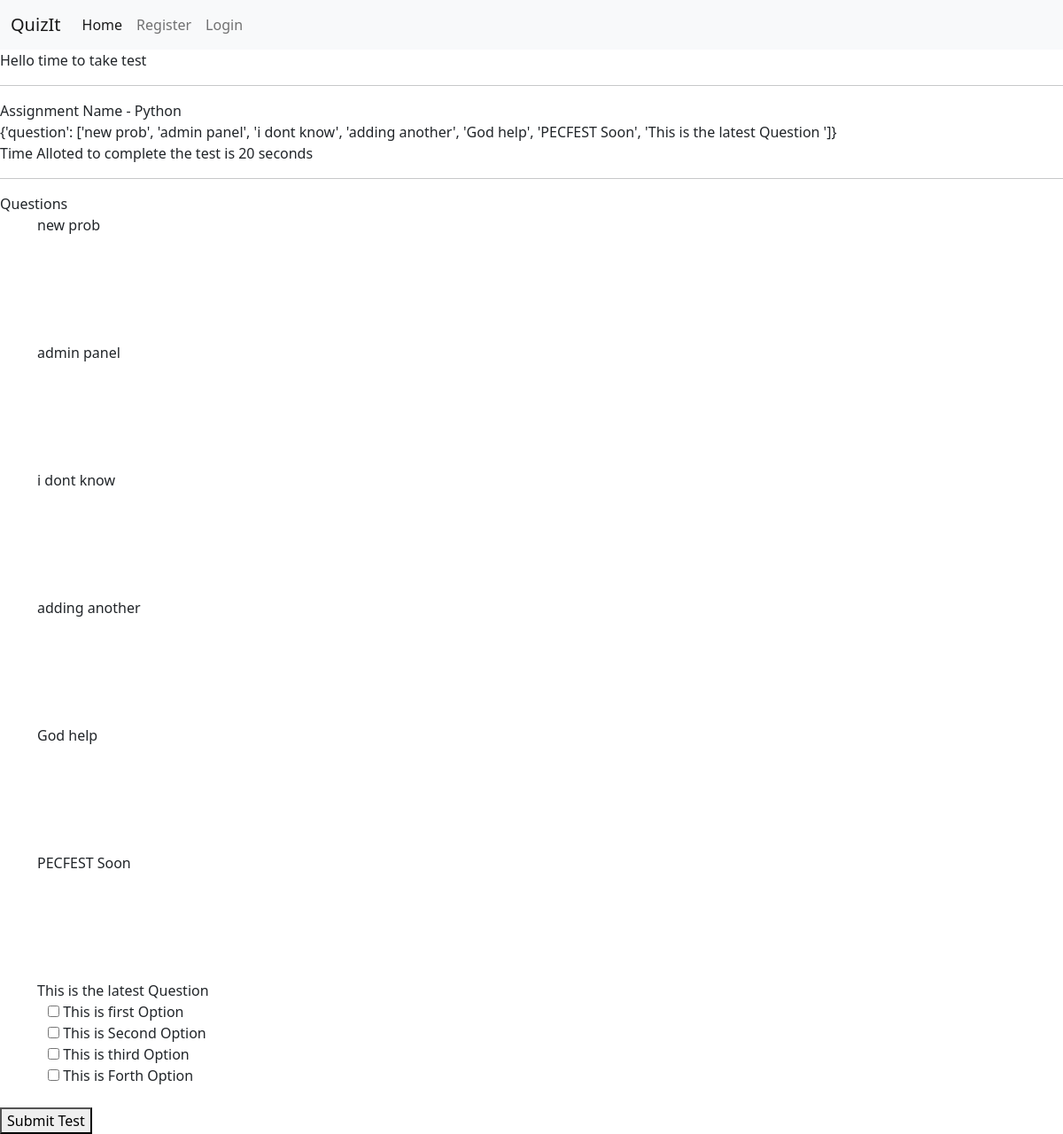
The page /assessments/test/13/ on the database as committed earlier.
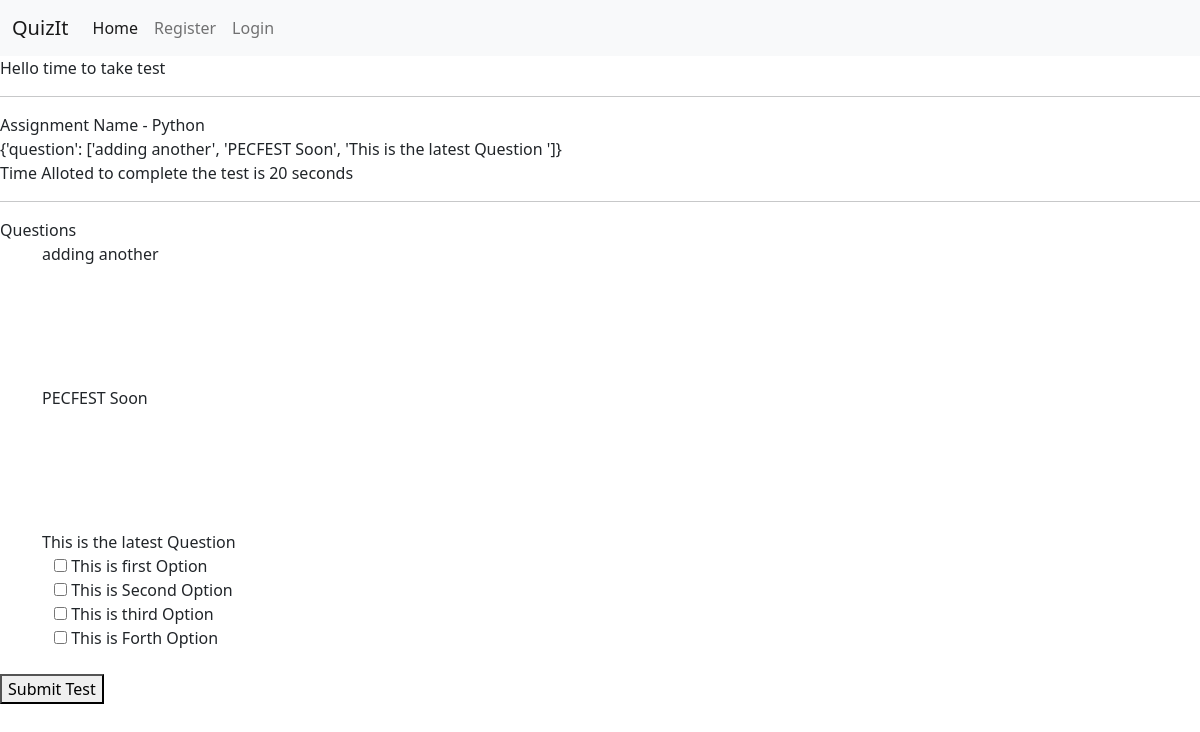
The same page on the database as committed later.
### quiz/models.py (models this page shows, shortened)
class Assessment(models.Model):
    user = models.ForeignKey(User, null=False, on_delete=models.CASCADE)
    name = models.CharField(max_length=255, default="Exam")
    duration = models.IntegerField()
    time = models.DateTimeField(auto_now_add=True)

class QuestionSet(models.Model):
    assessment = models.ForeignKey(
        Assessment, null=False, on_delete=models.CASCADE)
    section = models.ForeignKey(Section, null=False, on_delete=models.CASCADE)
    questionTitle = models.CharField(
        max_length=1023, default="question statement")
    mark = models.IntegerField()

class OptionSet(models.Model):
    Question = models.ForeignKey(
        QuestionSet, null=True, on_delete=models.CASCADE)
    optionStatement = models.CharField(max_length=1023)
    correct = models.BooleanField(default=False)

### quiz/views.py (the view)
# urls.py: path('assessments/test/<int:pk>/', testAssessment, name="testAssessment"),
def testAssessment(request, pk):
    assessment = Assessment.objects.get(id=pk)
    questions = QuestionSet.objects.filter(assessment=assessment)
    options = OptionSet.objects.all()
    data = {'question': []}
    for ques in questions:
        data['question'].append(ques.questionTitle)
        print(ques.questionTitle)
    print(data)
    return render(request, 'takeTest.html', {"assessment": assessment, "questions": questions, "options": options, 'data': data})

### quiz/templates/takeTest.html (shortened to what this page needs)
{% extends 'base.html' %} {% block content %} Hello time to take test
<hr />
Assignment Name - {{assessment.name}}
<br>
{{data}}
<br>
Time Alloted to complete the test is {{assessment.duration}} seconds
<hr />
        Questions
<br />
<div class="container">
    {% for ques in questions %}
    {{ques.questionTitle}}
    <br>
    <div class="container">
        {% for opt in options %}
        {% if ques == opt.Question %}
        <input type="checkbox" id="{{ques.pk}}-{{opt.pk}}">
        <label for="vehicle1"> {{opt.optionStatement}}</label><br>
        {% else %}
        <br>
        {% endif %}
        {% endfor %}
    </div>
    <br />
    {% endfor %}
</div>
<button onclick="myFunction()">Submit Test</button>
{% endblock content%}

### quiz/templates/base.html (shortened to what this page needs)
<!DOCTYPE html>
<html lang="en">
  <head>
    <link href="https://cdn.jsdelivr.net/npm/bootstrap@5.0.2/dist/css/bootstrap.min.css" rel="stylesheet">
  </head>
  <body>
    <nav class="navbar navbar-expand-lg navbar-light bg-light">
      <div class="container-fluid">
        <a class="navbar-brand" href="/">QuizIt</a>
        <div class="collapse navbar-collapse" id="navbarSupportedContent">
          <ul class="navbar-nav me-auto mb-2 mb-lg-0">
            <li class="nav-item">
              <a class="nav-link active" aria-current="page" href="/">Home</a>
            </li>
            {% if user.is_authenticated %}
                <li class="nav-item">
                  <a class="nav-link" href="{% url 'edit_profile' %}">Edit Profile</a>
                </li>
                <li class="nav-item">
                  <a class="nav-link" href="{% url 'logout' %}">Logout</a>
                </li>
                <li class="nav-item">
                  <a class="nav-link" href="{% url 'assessments' %}">Assessment</a>
                </li>
                {% else %}
                <li class="nav-item">
                  <a class="nav-link" href="{% url 'register' %}">Register</a>
                </li>
                <li class="nav-item">
                  <a class="nav-link" href="{% url 'login' %}">Login</a>
                </li>
                {% endif %}
          </ul>
        </div>
      </div>
    </nav>
    {% block content %}{% endblock content %}
  </body>
</html>

Rows that differ between the two databases and show on the page:
removed QuestionSet: questionTitle "new prob"
removed QuestionSet: questionTitle "admin panel"
removed QuestionSet: questionTitle "i dont know"
removed QuestionSet: questionTitle "God help"
Other text that changed with them:
{{ data }}: "{'question': ['new prob', 'admin panel', 'i dont know', 'adding another', 'God help', 'PECFEST Soon', 'This is the latest Question ']}" → "{'question': ['adding another', 'PECFEST Soon', 'This is the latest Question ']}"
